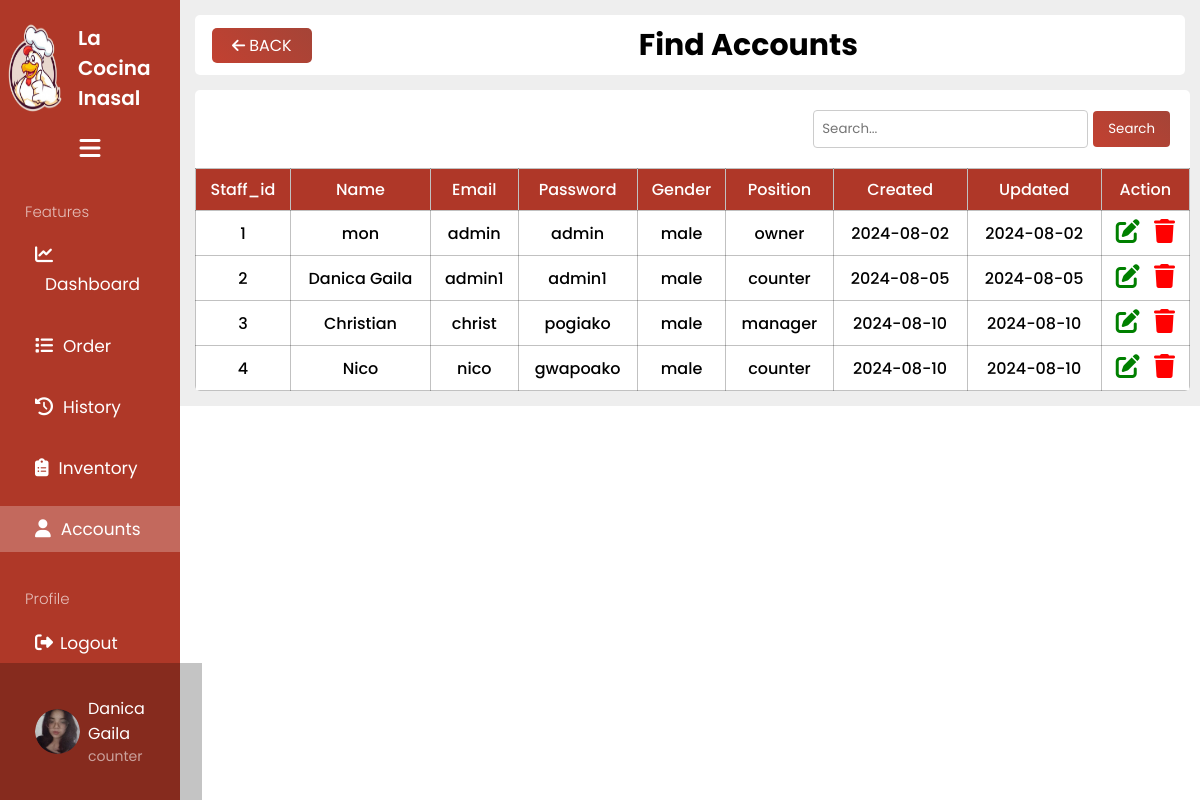
Page /content/search.php (signed in) on the earlier database version.
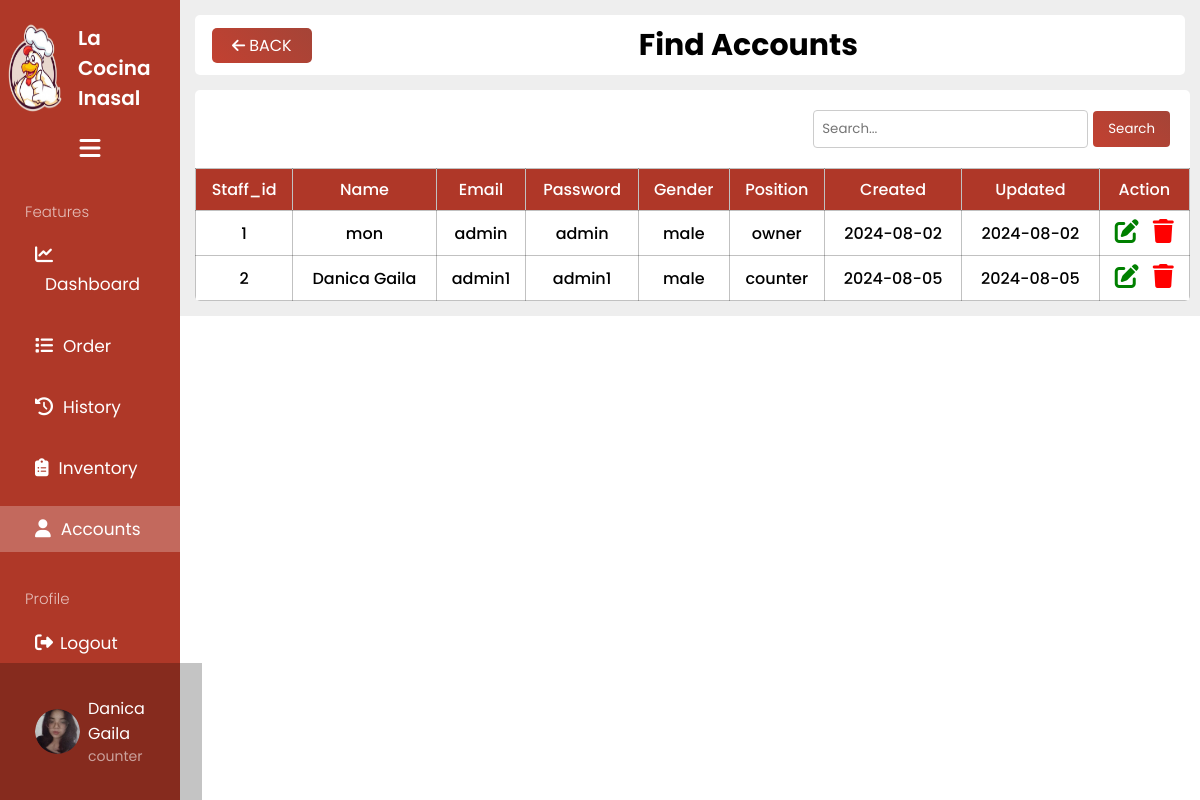
Same page on the later database version.
### tables this page shows
CREATE TABLE `accounts` (
  `id` int(255) NOT NULL,
  `name` varchar(255) NOT NULL,
  `gender` varchar(50) NOT NULL,
  `email` varchar(255) NOT NULL,
  `password` varchar(255) NOT NULL,
  `position` varchar(255) NOT NULL,
  `created` date NOT NULL DEFAULT current_timestamp(),
  `updated` date NOT NULL DEFAULT current_timestamp(),
  `image` varchar(255) NOT NULL
);

### content/search.php (the view, shortened to what the changed rows need)
<?php
include 'partials/header.php';
?>
<link rel="stylesheet" href="../css/dashboard.css">
<link rel="stylesheet" href="../css/account.css">
<body>
    <div class="dashboard_container">
        <div class="dashboard_mainbar" id="dashboard_mainbar">
            <div class="main_container">
                <?php
                if (isset($_GET['search'])) {
                    $search = $_GET['search'];
                    $sql = "SELECT * FROM `accounts` WHERE `name` LIKE '%$search%' OR `email` LIKE '%$search%' OR `id` LIKE '%$search%'";
                } else {
                    $sql = "SELECT * FROM `accounts`";
                }
                $result = mysqli_query($conn, $sql);
                if (mysqli_num_rows($result) == 0) {
                    echo '<p style="color: #00000094; font-size: 20px; padding-left: 20px; margin-bottom:600px; margin-top: 200px; text-align: center;">No records found.</p>';
                } else {
                ?>
                    <table class="table-user">
                        <thead class="table-dark">
                            <tr>
                                <th scope="col">Staff_id</th>
                                <th scope="col">Name</th>
                                <th scope="col">Email</th>
                                <th scope="col">Password</th>
                                <th scope="col">Gender</th>
                                <th scope="col">Position</th>
                                <th scope="col">Created</th>
                                <th scope="col">Updated</th>
                                <th scope="col">Action</th>
                            </tr>
                        </thead>
                        <tbody>
                            <?php
                            while ($row = mysqli_fetch_assoc($result)) {
                            ?>
                                <tr>
                                    <td><?php echo $row['id']; ?></td>
                                    <td><?php echo $row['name']; ?></td>
                                    <td><?php echo $row['email']; ?></td>
                                    <td><?php echo $row['password']; ?></td>
                                    <td><?php echo $row['gender']; ?></td>
                                    <td><?php echo $row['position']; ?></td>
                                    <td><?php echo $row['created']; ?></td>
                                    <td><?php echo $row['updated']; ?></td>
                                    <td class="centered-cell">
                                        <a href="edit.php?id=<?php echo $row['id']; ?>" class="link-dark icon-link"><i class="fa-solid fa-pen-to-square fs-3 me-3" style="color: green;"></i></a>
                                        <a href="#" class="link-dark icon-link delete-link" data-id="<?php echo $row['id']; ?>"><i class="fa-solid fa-trash fs-3" style="color: red;"></i></a>
                                    </td>
                                </tr>
                            <?php
                            }
                            ?>
                        </tbody>
                    </table>
                <?php
                }
                ?>
            </div>
        </div>
    </div>

Differences in the rows shown:
removed accounts: id "3", name "Christian", email "christ", password "pogiako", gender "male", position "manager", created "2024-08-10", updated "2024-08-10"
removed accounts: id "4", name "Nico", email "nico", password "gwapoako", gender "male", position "counter", created "2024-08-10", updated "2024-08-10"
